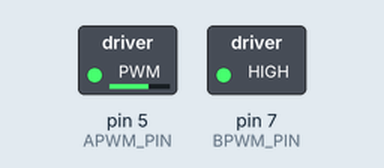
Simulated run of this sketch. Board: Arduino Uno, built with avr-gcc and run on an emulated ATmega328P. On the bench: switched loads named in the sketch (green lamp = pin HIGH). What the sketch prints to the serial monitor is not drawn.

Above: at 0.1 s.
At 4.1 s:
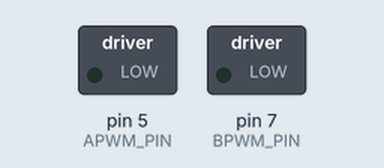
Timing chart, 0 to 5.6 s (numbered marks = the images above):
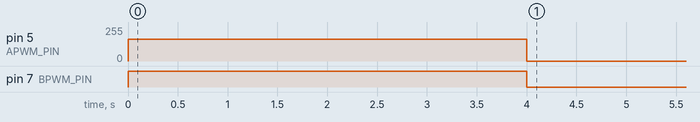

Measured:
- by itself, pin 5 (APWM_PIN): 165/255 → 0/255 at 4.0 s
- by itself, pin 7 (BPWM_PIN): HIGH → LOW at 4.0 s

The sketch:

backToNone.ino
```cpp
/*  DESCRIPTION OF THE FUNCTIONALITIES */


/*  Variables definition and their uses */

#define APWM_PIN  5       // Speed of motor A and B in PWM units, value from 0 to 255
#define AEN_PIN   6

#define BPWM_PIN  7      // This sets the direction of motor A and B, set to HIGH for outward motion and LOW for inward motion
#define BEN_PIN   8

long initialMillis = 0; // This records the initial time, at which the program started running
long currentMillis = 0;

bool pin1 = 0;
int sped = 165;

/*  Functions used and their description */

void stop();  // This functions stop the motion of both motors

void setup() {
  // put your setup code here, to run once:
  analogWrite(APWM_PIN, sped);
  analogWrite(BPWM_PIN, sped);

  digitalWrite(AEN_PIN, pin1);
  digitalWrite(BEN_PIN, pin1);

  Serial.begin(115200);

  initialMillis = millis();
}

void loop() {
  // put your main code here, to run repeatedly:
  currentMillis = -initialMillis + millis();
  if (currentMillis > 4*1000)  {
    stop();
  }
}
void stop(){
  Serial.println("motion is done");
  digitalWrite(APWM_PIN, 0);
  digitalWrite(BPWM_PIN, 0);
 }
```
